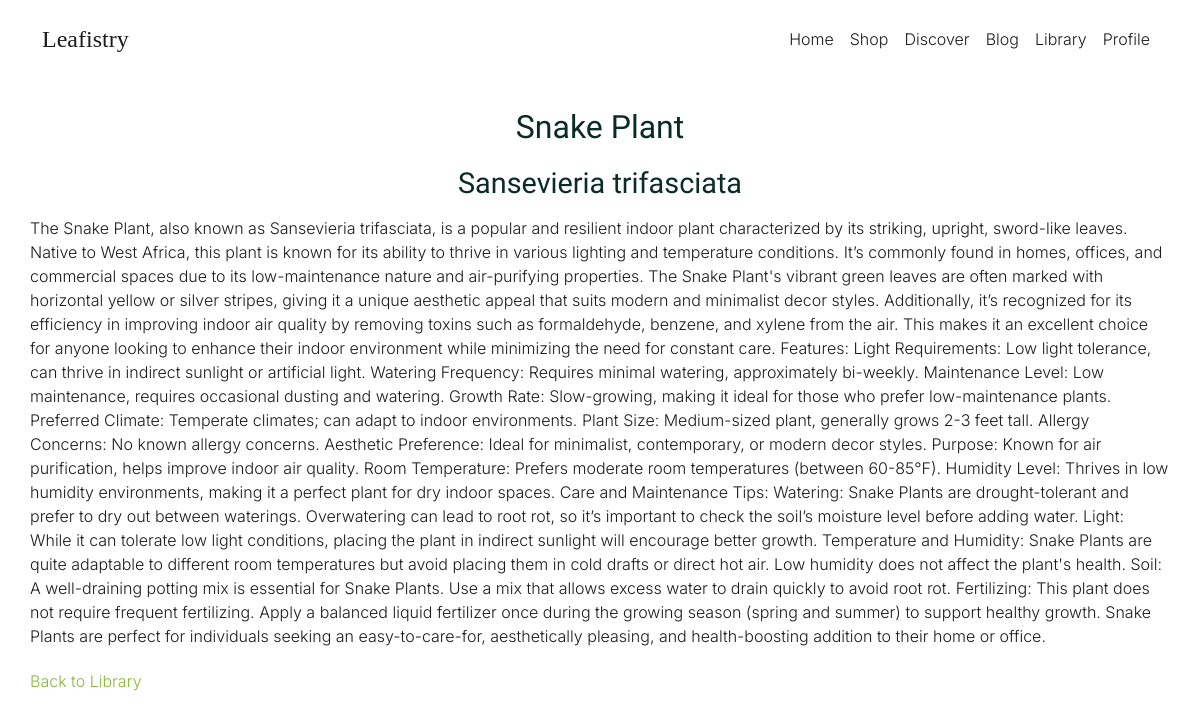
Screenshot of /library/plant_info/1 with the database file from the repository.
### library/models.py (models this page shows, shortened)
class PlantLibrary(models.Model):
    plant = models.ForeignKey(Plant, on_delete=models.CASCADE)
    information = models.TextField(blank=True, null=True)

### shop/models.py (models this page shows, shortened)
class Plant(models.Model):
    common_name = models.CharField(max_length=100)
    scientific_name = models.CharField(max_length=150)
    description = models.TextField(blank=True, null=True)
    image_path = models.CharField(max_length=255, blank=True, null=True)
    light_requirements = models.CharField(max_length=50)  # Low, Medium, High
    watering_frequency = models.CharField(max_length=50)  # Weekly, Bi-weekly, Monthly
    maintenance_level = models.CharField(max_length=50)  # Low, Medium, High
    growth_rate = models.CharField(max_length=50)  # Slow, Medium, Fast
    preferred_climate = models.CharField(max_length=50)  # Tropical, Arid, etc.
    plant_size = models.CharField(max_length=50)  # Small, Medium, Large
    allergy_concerns = models.BooleanField(default=False)  # Yes/No
    aesthetic_preference = models.CharField(max_length=50)  # Minimalist, Lush, Unique, etc.
    purpose = models.CharField(max_length=100)  # Decorative, Air Purification, etc.
    room_temperature = models.CharField(max_length=50)  # Cold, Cool, Moderate, etc.
    humidity_level = models.CharField(max_length=50)  # Low, Medium, High
    created_at = models.DateTimeField(auto_now_add=True)

### library/views.py (the view)
# urls.py: path('plant_info/<int:pk>', views.plant_info, name='plant_info'),
def plant_info(request, pk):
    plant_info = get_object_or_404(PlantLibrary, pk=pk)
    return render(request, 'plant_info.html', {'plant_info': plant_info})

### templates/plant_info.html (shortened to what this page needs)
{% load static %}
<!DOCTYPE html>
<html lang="en">
  <head>
    <link
      href="https://cdn.jsdelivr.net/npm/bootstrap@5.3.3/dist/css/bootstrap.min.css"
      rel="stylesheet" />
    <link
      rel="stylesheet"
      href="https://cdn.jsdelivr.net/npm/bootstrap-icons@1.3.0/font/bootstrap-icons.css" />
    <link rel="stylesheet" href="{% static 'css/style.css' %}" />
  </head>
  <body>
    <nav class="navbar navbar-expand-lg">
      <div class="container">
        <a class="navbar-brand bodoni-moda-logo" href="#">Leafistry</a>
        <div
          class="collapse navbar-collapse justify-content-end"
          id="navbarNav">
          <ul class="navbar-nav">
            <li class="nav-item">
              <a class="nav-link" href="{% url 'home' %}">Home</a>
            </li>
            <li class="nav-item">
              <a class="nav-link" href="{% url 'shop' %}">Shop</a>
            </li>
            <li class="nav-item">
              <a class="nav-link" href="{% url 'discover' %}">Discover</a>
            </li>
            <li class="nav-item">
              <a class="nav-link" href="{% url 'blog' %}">Blog</a>
            </li>
            <li class="nav-item">
              <a class="nav-link" href="{% url 'library' %}">Library</a>
            </li>
            <li class="nav-item">
              <a class="nav-link" href="{% url 'profile' %}">Profile</a>
            </li>
          </ul>
        </div>
      </div>
    </nav>
<div class="plant-info-container">
        <h1>{{ plant_info.plant.common_name }}</h1>
        <h2>{{ plant_info.plant.scientific_name }}</h2>
        <p>{{ plant_info.information }}</p>
        <a href="{% url 'library' %}" class="link-apple-green">Back to Library</a>
      </div>
  </body>
</html>

### static/css/style.css (style rules this page uses)
:root { --phthalo-green: #0b2b26; --phthalo-green-light: #163832; --phthalo-green-dark: #051f20; --apple-green: #88b836; --apple-green-light: #b3d66b; --apple-green-lighter: #d7eaa0; --phthalo-green-dark: #001219; --milk: #fffdf5; --black: #1c1c1c; --red: #ff4d4d; }
* { margin: 0; padding: 0; box-sizing: border-box; }
body { min-height: 100vh; color: var(--black); font-family: "Inter", sans-serif; font-optical-sizing: auto; font-weight: 300; font-style: normal; }
h1 { font-size: 2rem; font-family: "Inter Tight", serif; font-optical-sizing: auto; font-weight: 200; font-style: normal; text-align: center; margin-bottom: 20px; color: var(--phthalo-green); }
h2 { font-size: 1.8rem; font-family: "Inter Tight", serif; font-optical-sizing: auto; font-weight: 200; font-style: normal; text-align: center; margin-bottom: 15px; color: var(--phthalo-green); }
.bodoni-moda-logo { font-family: "Bodoni Moda", serif; font-optical-sizing: auto; font-weight: 500; font-style: normal; }
.link-apple-green { color: var(--apple-green); padding: 5px 0px; font-weight: 300; transition: all 0.3s ease; text-decoration: none; display: inline-block; }
.navbar { background-color: transparent; padding: 1rem 0.5rem; margin-top: 0px; transition: background-color 0.3s ease, box-shadow 0.3s ease; }
.navbar-brand { color: var(--black) !important; font-size: 1.5rem; }
.nav-link { color: var(--black) !important; transition: opacity 0.3s ease, color 0.3s ease; }
.plant-info-container { padding: 30px; justify-content: center; }

### rows the page displays
PlantLibrary: plant.common_name "Snake Plant", plant.scientific_name "Sansevieria trifasciata", information "The Snake Plant, also known as Sansevieria trifasciata, is a popular and resilient indoor plant characterized by its striking, upright, sword-like leaves. Native to West Africa, this plant is known for its ability to thrive in various lighting and temperature conditions. It’s commonly found in homes, offices, and commercial spaces due to its low-maintenance nature and air-purifying properties. The Snake Plant's vibrant green leaves are often marked with horizontal yellow or silver stripes, giving it a unique aesthetic appeal that suits modern and minimalist decor styles. Additionally, it’s recognized for its efficiency in improving indoor air quality by removing toxins such as formaldehyde,…"
